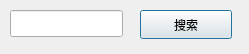
<?xml version="1.0" encoding="UTF-8"?>
<ui version="4.0">
 <class>FindDialog</class>
 <widget class="QDialog" name="FindDialog">
  <property name="geometry">
   <rect>
    <x>0</x>
    <y>0</y>
    <width>249</width>
    <height>54</height>
   </rect>
  </property>
  <property name="windowTitle">
   <string>Dialog</string>
  </property>
  <widget class="QLineEdit" name="searchline">
   <property name="geometry">
    <rect>
     <x>10</x>
     <y>10</y>
     <width>113</width>
     <height>27</height>
    </rect>
   </property>
  </widget>
  <widget class="QPushButton" name="searchbtn">
   <property name="geometry">
    <rect>
     <x>140</x>
     <y>10</y>
     <width>92</width>
     <height>29</height>
    </rect>
   </property>
   <property name="text">
    <string>搜索</string>
   </property>
  </widget>
 </widget>
 <resources/>
 <connections/>
</ui>
